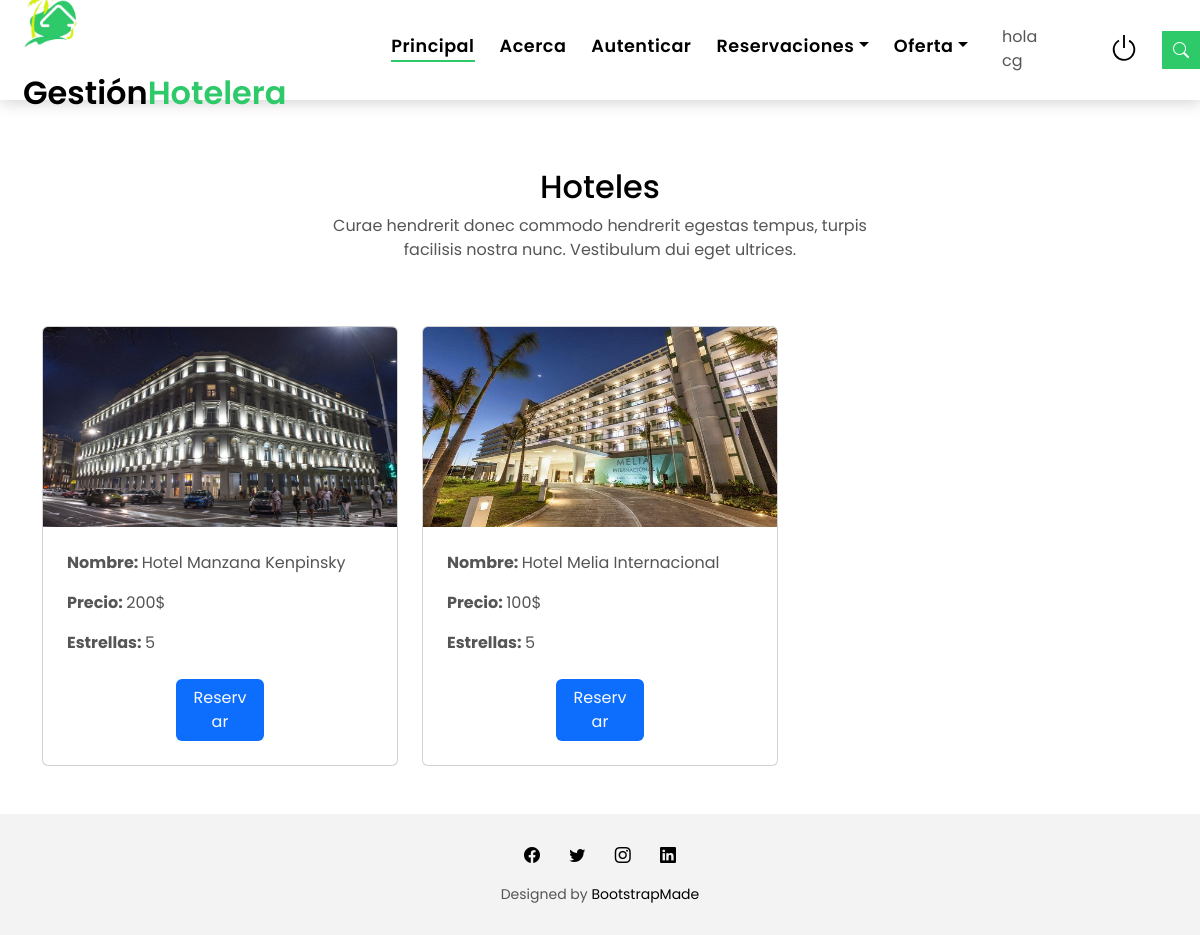
Screenshot of /reservar/ (signed in) with the database file from the repository.
### hotel/models.py (models this page shows, shortened)
class Hotel(models.Model):
    id = models.AutoField(primary_key=True)
    nombre = models.CharField('Nombre', max_length=100, blank=False, null=False)
    capacidad = models.IntegerField('Capacidad del Hotel', blank=False, null=False)
    precio = models.IntegerField('Precio', blank=False, null=False)
    estrellas = models.IntegerField('Estrellas')
    estado = models.BooleanField('Activo/No Activo', default=True)
    imagen=models.ImageField()
    class Meta:
        verbose_name = 'Hotel'
        verbose_name_plural = 'Hoteles'

### hotel/views.py (the view)
# urls.py: path('reservar/', include('hotel.urls')),
@login_required
def reservar (request):
    hoteles=Hotel.objects.all()
    return render(request, "hoteles.html", {"hotel": hoteles})

### gestionhotelera/template/hoteles.html (shortened to what this page needs)
  {% extends "base.html" %}
 {% block content %}
 <div class="mt-5 pt-5">
    <div class="container py-4 py-xl-5">
        <div class="row mb-5">
            <div class="col-md-8 col-xl-6 text-center mx-auto">
                <h2>Hoteles</h2>
                <p class="w-lg-50">Curae hendrerit donec commodo hendrerit egestas tempus, turpis facilisis nostra nunc. Vestibulum dui eget ultrices.</p>
            </div>
        </div>
        <div class="row gy-4 row-cols-1 row-cols-md-2 row-cols-xl-3">
           {% for var in hotel %}
            <div class="col">
                <div class="card"><img class="card-img-top w-100 d-block fit-cover" style="height: 200px;" src="{{var.imagen.url}}">
                    <div class="card-body p-4">
                        <p class="card-text"><strong>Nombre: </strong> {{var.nombre}}</p>
                        <p class="card-text"><strong>Precio: </strong>{{var.precio}}$</p>
                        <p class="card-text"><strong>Estrellas: </strong>{{var.estrellas}}</p>
                    </div>
                    <div class="mb-4 d-flex justify-content-center ">
                    <a class="btn bg-primary w-25 text-light" href="/reservacion/{{var.id}}">Reservar</a></div>
                </div>
            </div>
            {% endfor %}
        </div>
    </div>
    </div>
 {% endblock %}

### gestionhotelera/template/base.html (shortened to what this page needs)
<!DOCTYPE html>
<html lang="en">
<head>
{% load static %}
  <link rel='stylesheet' href="{% static 'assets/vendor/animate.css/animate.min.css' %}">
  <link rel='stylesheet' href="{% static 'assets/vendor/bootstrap/css/bootstrap.min.css'  %}">
  <link rel='stylesheet' href="{% static 'assets/vendor/bootstrap-icons/bootstrap-icons.css'  %}">
  <link rel='stylesheet' href="{% static 'assets/vendor/swiper/swiper-bundle.min.css'  %}">
  <link rel='stylesheet' href="{% static 'assets/css/style.css'  %}">
</head>
<body>
  <nav id="naveg" class="navbar navbar-default navbar-trans navbar-expand-lg fixed-top mb-5">
    <div class="container">
      <div id="medalagana" >
        <img id="logo" src="/media/img/logo.jpg">
        <a class="navbar-brand text-brand" href="index.html">Gestión<span class="color-b">Hotelera</span></a>
      </div>
      <div class="navbar-collapse collapse justify-content-center" id="navbarDefault">
        <ul class="navbar-nav">
          <li class="nav-item">
            <a class="nav-link active" href="/">Principal</a>
          </li>
          <li class="nav-item">
            <a class="nav-link " href="/acerca/">Acerca</a>
          </li>
        <li class="nav-item">
            <a class="nav-link" href="/auth/" >Autenticar</a>
        </li>
           {% if user.is_authenticated %}
           <li class="nav-item dropdown">
            <a class="nav-link dropdown-toggle" href="#" id="navbarDropdown" role="button" data-bs-toggle="dropdown" aria-haspopup="true" aria-expanded="false">Reservaciones</a>
          </li>
          <li class="nav-item dropdown">
            <a class="nav-link dropdown-toggle" href="#" id="navbarDropdown" role="button" data-bs-toggle="dropdown" aria-haspopup="true" aria-expanded="false">Oferta</a>
          </li>
                <div class="ms-4"> <span class >hola {{user.username}}</span></div>
                <div class="w-25 d-flex justify-content-end ms-5 mt-2"><a href="{% url 'cerrar_sesion' %}"><svg xmlns="http://www.w3.org/2000/svg" width="30" height="30" fill="currentColor" class="bi bi-power colorprincipal" viewBox="0 0 16 16">
  <path d="M7.5 1v7h1V1h-1z"/>
  <path d="M3 8.812a4.999 4.999 0 0 1 2.578-4.375l-.485-.874A6 6 0 1 0 11 3.616l-.501.865A5 5 0 1 1 3 8.812z"/>
</svg></a></div>
</div>
{% endif %}
      </div>
      <button type="button" class="btn btn-b-n navbar-toggle-box navbar-toggle-box-collapse" data-bs-toggle="collapse" data-bs-target="#navbarTogglerDemo01">
        <i class="bi bi-search"></i>
      </button>
  </nav>
  {% block content %}{% endblock %}
     <footer>
     <div class="container">
      <div class="row">
        <div class="col-md-12">
          <div class="socials-a">
            <ul class="list-inline">
              <li class="list-inline-item">
                <a href="#">
                  <i class="bi bi-facebook" aria-hidden="true"></i>
                </a>
              </li>
              <li class="list-inline-item">
                <a href="#">
                  <i class="bi bi-twitter" aria-hidden="true"></i>
                </a>
              </li>
              <li class="list-inline-item">
                <a href="#">
                  <i class="bi bi-instagram" aria-hidden="true"></i>
                </a>
              </li>
              <li class="list-inline-item">
                <a href="#">
                  <i class="bi bi-linkedin" aria-hidden="true"></i>
                </a>
              </li>
            </ul>
          </div>
          <div class="credits">
            Designed by <a href="https://bootstrapmade.com/">BootstrapMade</a>
          </div>
        </div>
      </div>
    </div>
  </footer>
</body>
</html>

### gestionhotelera/static/assets/css/style.css (style rules this page uses)
body { font-family: "Poppins", sans-serif; color: #555555; }
#naveg { height: 100px; }
#logo { width: 55px; margin-right: 15px; margin-bottom: 20px; }
h1, h2, h3, h4, h5, h6 { color: #000000; }
a { color: #000000; text-decoration: none; transition: all 0.5s ease; }
.text-brand { color: #000000; font-size: 2rem; font-weight: 600; }
.color-b { color: #2eca6a; }
.socials-a { text-decoration: none; }
.socials-a .list-inline-item:not(:last-child) { margin-right: 25px; }
.btn { transition: 0.5s ease; }
.btn.btn-b-n { background-color: #2eca6a; color: #ffffff; border-radius: 0; }
.navbar-toggle-box { display: inline-flex; align-items: center; justify-content: center; line-height: 0; padding: 10px; }
.navbar-toggle-box i { line-height: 0; }
.navbar-default { transition: all 0.5s ease-in-out; background-color: #ffffff; padding-top: 28px; padding-bottom: 28px; -webkit-backface-visibility: hidden; backface-visibility: hidden; box-shadow: 1px 2px 15px rgba(100, 100, 100, 0.3); }
.navbar-default.navbar-trans, .navbar-default.navbar-reduce { -webkit-backface-visibility: hidden; backface-visibility: hidden; }
.navbar-default.navbar-trans .nav-item, .navbar-default.navbar-reduce .nav-item { position: relative; padding-right: 10px; padding-bottom: 8px; margin-left: 0; }
@media (min-width: 768px) { .navbar-default.navbar-trans .nav-item, .navbar-default.navbar-reduce .nav-item { margin-left: 15px; } }
.navbar-default.navbar-trans .nav-link, .navbar-default.navbar-reduce .nav-link { font-size: 1.1rem; color: #000000; font-weight: 600; letter-spacing: 0.03em; transition: all 0.1s ease-in-out; position: relative; padding-left: 0; padding-right: 0; }
.navbar-default.navbar-trans .nav-link:before, .navbar-default.navbar-reduce .nav-link:before { content: ""; position: absolute; bottom: 5px; left: 0; width: 100%; height: 2px; z-index: 0; background-color: #2eca6a; transform: scaleX(0); transform-origin: right; transition: transform 0.2s ease-out, opacity 0.2s ease-out 0.3s; }
.navbar-default.navbar-trans .show>.nav-link:before, .navbar-default.navbar-trans .active>.nav-link:before, .navbar-default.navbar-trans .nav-link.show:before, .navbar-default.navbar-trans .nav-link.active:before, .navbar-default.navbar-reduce .show>.nav-link:before, .navbar-default.navbar-reduce .active>.nav-link:before, .navbar-default.navbar-reduce .nav-link.show:before, .navbar-default.navbar-reduce .nav-link.active:before { transform: scaleX(1); }
.navbar-default.navbar-trans .nav-link:before { background-color: #2eca6a; }
.navbar-default.navbar-trans .show>.nav-link, .navbar-default.navbar-trans .active>.nav-link, .navbar-default.navbar-trans .nav-link.show, .navbar-default.navbar-trans .nav-link.active { color: #000000; }
footer { background: #f3f3f3; text-align: center; padding: 30px 0; }
footer .credits { font-size: 14px; }

### rows the page displays
Hotel: imagen (picture), nombre "Hotel Manzana Kenpinsky", precio "200", estrellas "5"
Hotel: imagen (picture), nombre "Hotel Melia Internacional", precio "100", estrellas "5"

### other values shown
{{ user.username }} "cg"
